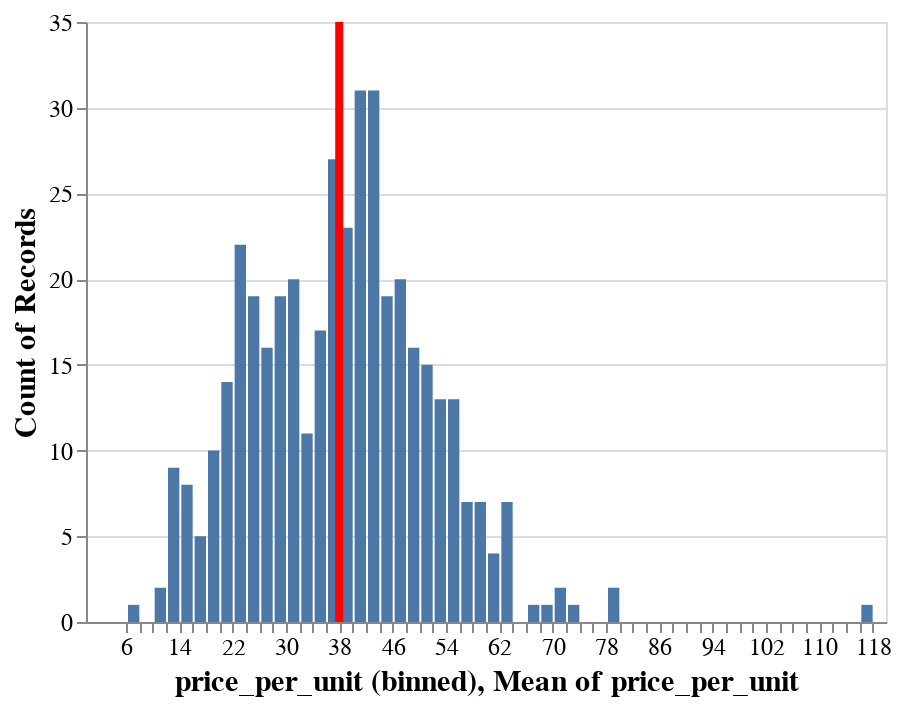

The notebook cell saved with this chart:
### Code cell
bar = alt.Chart(data).mark_bar().encode(
    alt.X("price_per_unit:Q", bin=alt.Bin(step = 2)),
    y='count()',
)

rule = alt.Chart(data).mark_rule(color='red').encode(
    x = 'mean(price_per_unit)',
    size = alt.value(4))

bar + rule

### Figure 1 — Vega-Lite specification as saved in the notebook (floating-point values rounded to 4 significant figures; data arrays with more than 128 entries replaced by an {"elided": "..."} marker saying what was removed)
{"config": {"view": {"continuousWidth": 400, "continuousHeight": 300}, "legend": {"symbolSize": 30, "titleFontSize": 14, "labelFontSize": 14}, "axis": {"titleFontSize": 15, "labelFontSize": 12}, "encoding": {"x": {"scale": {"zero": false}}}}, "layer": [{"mark": "bar", "encoding": {"x": {"type": "quantitative", "bin": {"step": 2}, "field": "price_per_unit"}, "y": {"type": "quantitative", "aggregate": "count"}}}, {"mark": {"type": "rule", "color": "red"}, "encoding": {"size": {"value": 4}, "x": {"type": "quantitative", "aggregate": "mean", "field": "price_per_unit"}}}], "data": {"name": "data-e1137beb5fffd7cdbee27af6807d2257"}, "$schema": "https://vega.github.io/schema/vega-lite/v4.8.1.json", "datasets": {"data-e1137beb5fffd7cdbee27af6807d2257": {"elided": "414 records"}}}
